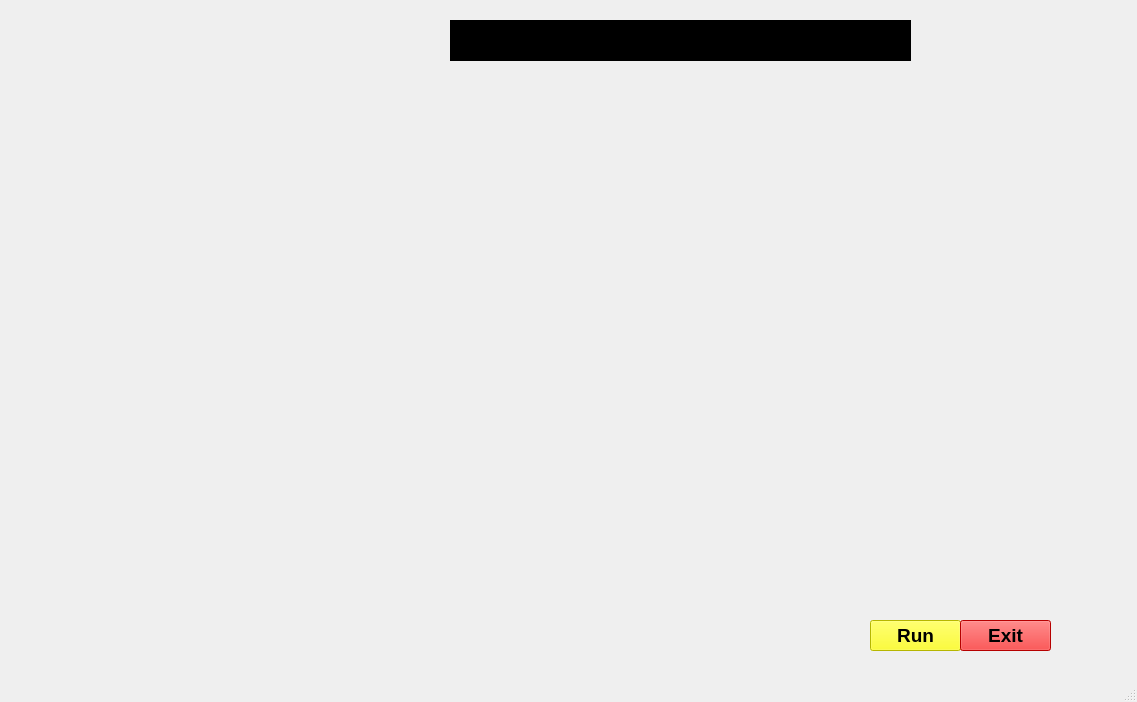
<?xml version="1.0" encoding="UTF-8"?>
<ui version="4.0">
 <class>JarvisUI</class>
 <widget class="QMainWindow" name="JarvisUI">
  <property name="geometry">
   <rect>
    <x>0</x>
    <y>0</y>
    <width>1137</width>
    <height>702</height>
   </rect>
  </property>
  <property name="windowTitle">
   <string>MainWindow</string>
  </property>
  <widget class="QWidget" name="centralwidget">
   <widget class="QLabel" name="label">
    <property name="geometry">
     <rect>
      <x>-10</x>
      <y>0</y>
      <width>1151</width>
      <height>711</height>
     </rect>
    </property>
    <property name="font">
     <font>
      <pointsize>14</pointsize>
      <weight>75</weight>
      <bold>true</bold>
     </font>
    </property>
    <property name="text">
     <string/>
    </property>
    <property name="pixmap">
     <pixmap>Wallpaper/live_wallpaper.gif</pixmap>
    </property>
    <property name="scaledContents">
     <bool>true</bool>
    </property>
   </widget>
   <widget class="QPushButton" name="pushButton">
    <property name="geometry">
     <rect>
      <x>870</x>
      <y>620</y>
      <width>91</width>
      <height>31</height>
     </rect>
    </property>
    <property name="font">
     <font>
      <pointsize>14</pointsize>
      <weight>75</weight>
      <bold>true</bold>
     </font>
    </property>
    <property name="styleSheet">
     <string notr="true">background-color: rgb(255, 255, 0);</string>
    </property>
    <property name="text">
     <string>Run</string>
    </property>
   </widget>
   <widget class="QPushButton" name="pushButton_2">
    <property name="geometry">
     <rect>
      <x>960</x>
      <y>620</y>
      <width>91</width>
      <height>31</height>
     </rect>
    </property>
    <property name="font">
     <font>
      <pointsize>14</pointsize>
      <weight>75</weight>
      <bold>true</bold>
     </font>
    </property>
    <property name="styleSheet">
     <string notr="true">background-color: rgb(255, 0, 0);</string>
    </property>
    <property name="text">
     <string>Exit</string>
    </property>
   </widget>
   <widget class="QLabel" name="label_2">
    <property name="geometry">
     <rect>
      <x>10</x>
      <y>0</y>
      <width>421</width>
      <height>111</height>
     </rect>
    </property>
    <property name="text">
     <string/>
    </property>
    <property name="pixmap">
     <pixmap>Wallpaper/initiating.gif</pixmap>
    </property>
   </widget>
   <widget class="QTextBrowser" name="textBrowser">
    <property name="geometry">
     <rect>
      <x>450</x>
      <y>20</y>
      <width>231</width>
      <height>41</height>
     </rect>
    </property>
    <property name="styleSheet">
     <string notr="true">background:transperant;
border-radius:none;</string>
    </property>
   </widget>
   <widget class="QTextBrowser" name="textBrowser_2">
    <property name="geometry">
     <rect>
      <x>680</x>
      <y>20</y>
      <width>231</width>
      <height>41</height>
     </rect>
    </property>
    <property name="font">
     <font>
      <family>Nirmala UI</family>
      <pointsize>16</pointsize>
      <weight>75</weight>
      <bold>true</bold>
     </font>
    </property>
    <property name="styleSheet">
     <string notr="true">background:transperant;
border-radius:none;</string>
    </property>
   </widget>
  </widget>
  <widget class="QStatusBar" name="statusbar"/>
 </widget>
 <resources/>
 <connections/>
</ui>
